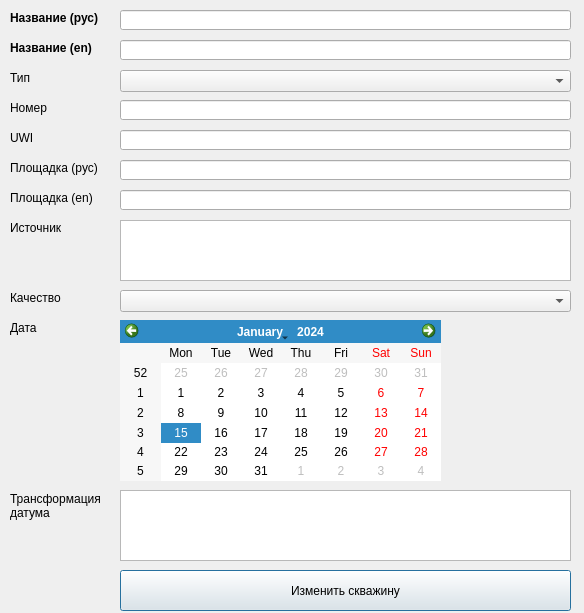
<?xml version="1.0" encoding="UTF-8"?>
<ui version="4.0">
 <class>UpdateWellDialog</class>
 <widget class="QDialog" name="UpdateWellDialog">
  <property name="geometry">
   <rect>
    <x>0</x>
    <y>0</y>
    <width>584</width>
    <height>613</height>
   </rect>
  </property>
  <property name="windowTitle">
   <string>Изменить скважину</string>
  </property>
  <widget class="QLabel" name="wellNameRuLabel">
   <property name="geometry">
    <rect>
     <x>10</x>
     <y>10</y>
     <width>111</width>
     <height>16</height>
    </rect>
   </property>
   <property name="font">
    <font>
     <weight>75</weight>
     <bold>true</bold>
    </font>
   </property>
   <property name="text">
    <string>Название (рус)</string>
   </property>
  </widget>
  <widget class="QLabel" name="wellNameEnLabel">
   <property name="geometry">
    <rect>
     <x>10</x>
     <y>40</y>
     <width>111</width>
     <height>16</height>
    </rect>
   </property>
   <property name="font">
    <font>
     <weight>75</weight>
     <bold>true</bold>
    </font>
   </property>
   <property name="text">
    <string>Название (en)</string>
   </property>
  </widget>
  <widget class="QLineEdit" name="wellNameRuLineEdit">
   <property name="geometry">
    <rect>
     <x>120</x>
     <y>10</y>
     <width>451</width>
     <height>20</height>
    </rect>
   </property>
  </widget>
  <widget class="QLineEdit" name="wellNameEnLineEdit">
   <property name="geometry">
    <rect>
     <x>120</x>
     <y>40</y>
     <width>451</width>
     <height>20</height>
    </rect>
   </property>
  </widget>
  <widget class="QLabel" name="wellTypeLabel">
   <property name="geometry">
    <rect>
     <x>10</x>
     <y>70</y>
     <width>111</width>
     <height>16</height>
    </rect>
   </property>
   <property name="text">
    <string>Тип</string>
   </property>
  </widget>
  <widget class="QComboBox" name="wellTypeComboBox">
   <property name="geometry">
    <rect>
     <x>120</x>
     <y>70</y>
     <width>451</width>
     <height>22</height>
    </rect>
   </property>
  </widget>
  <widget class="QLabel" name="wellSourceLabel">
   <property name="geometry">
    <rect>
     <x>10</x>
     <y>220</y>
     <width>101</width>
     <height>16</height>
    </rect>
   </property>
   <property name="text">
    <string>Источник</string>
   </property>
  </widget>
  <widget class="QPlainTextEdit" name="wellSourcePlainTextEdit">
   <property name="geometry">
    <rect>
     <x>120</x>
     <y>220</y>
     <width>451</width>
     <height>61</height>
    </rect>
   </property>
  </widget>
  <widget class="QLabel" name="wellQualityLabel">
   <property name="geometry">
    <rect>
     <x>10</x>
     <y>290</y>
     <width>101</width>
     <height>16</height>
    </rect>
   </property>
   <property name="text">
    <string>Качество</string>
   </property>
  </widget>
  <widget class="QComboBox" name="wellQualityComboBox">
   <property name="geometry">
    <rect>
     <x>120</x>
     <y>290</y>
     <width>451</width>
     <height>22</height>
    </rect>
   </property>
  </widget>
  <widget class="QLabel" name="wellNumberLabel">
   <property name="geometry">
    <rect>
     <x>10</x>
     <y>100</y>
     <width>101</width>
     <height>16</height>
    </rect>
   </property>
   <property name="text">
    <string>Номер</string>
   </property>
  </widget>
  <widget class="QLineEdit" name="wellNumberLineEdit">
   <property name="geometry">
    <rect>
     <x>120</x>
     <y>100</y>
     <width>451</width>
     <height>20</height>
    </rect>
   </property>
  </widget>
  <widget class="QLabel" name="wellUWILabel">
   <property name="geometry">
    <rect>
     <x>10</x>
     <y>130</y>
     <width>101</width>
     <height>16</height>
    </rect>
   </property>
   <property name="text">
    <string>UWI</string>
   </property>
  </widget>
  <widget class="QLineEdit" name="wellUWILineEdit">
   <property name="geometry">
    <rect>
     <x>120</x>
     <y>130</y>
     <width>451</width>
     <height>20</height>
    </rect>
   </property>
  </widget>
  <widget class="QLineEdit" name="wellAreaRuLineEdit">
   <property name="geometry">
    <rect>
     <x>120</x>
     <y>160</y>
     <width>451</width>
     <height>20</height>
    </rect>
   </property>
  </widget>
  <widget class="QLabel" name="wellAreaRuLabel">
   <property name="geometry">
    <rect>
     <x>10</x>
     <y>160</y>
     <width>101</width>
     <height>16</height>
    </rect>
   </property>
   <property name="text">
    <string>Площадка (рус)</string>
   </property>
  </widget>
  <widget class="QLabel" name="wellAreaEnLabel">
   <property name="geometry">
    <rect>
     <x>10</x>
     <y>190</y>
     <width>101</width>
     <height>16</height>
    </rect>
   </property>
   <property name="text">
    <string>Площадка (en)</string>
   </property>
  </widget>
  <widget class="QLineEdit" name="wellAreaEnLineEdit">
   <property name="geometry">
    <rect>
     <x>120</x>
     <y>190</y>
     <width>451</width>
     <height>20</height>
    </rect>
   </property>
  </widget>
  <widget class="QLabel" name="wellDatestampLabel">
   <property name="geometry">
    <rect>
     <x>10</x>
     <y>320</y>
     <width>101</width>
     <height>16</height>
    </rect>
   </property>
   <property name="text">
    <string>Дата</string>
   </property>
  </widget>
  <widget class="QCalendarWidget" name="wellDatestampCalendarWidget">
   <property name="geometry">
    <rect>
     <x>120</x>
     <y>320</y>
     <width>321</width>
     <height>161</height>
    </rect>
   </property>
  </widget>
  <widget class="QLabel" name="wellGeotransfLabel">
   <property name="geometry">
    <rect>
     <x>10</x>
     <y>490</y>
     <width>101</width>
     <height>31</height>
    </rect>
   </property>
   <property name="text">
    <string>Трансформация
датума</string>
   </property>
  </widget>
  <widget class="QPlainTextEdit" name="wellGeotransfPlainTextEdit">
   <property name="geometry">
    <rect>
     <x>120</x>
     <y>490</y>
     <width>451</width>
     <height>71</height>
    </rect>
   </property>
  </widget>
  <widget class="QPushButton" name="updateWellButton">
   <property name="geometry">
    <rect>
     <x>120</x>
     <y>570</y>
     <width>451</width>
     <height>41</height>
    </rect>
   </property>
   <property name="text">
    <string>Изменить скважину</string>
   </property>
  </widget>
 </widget>
 <resources/>
 <connections/>
</ui>
